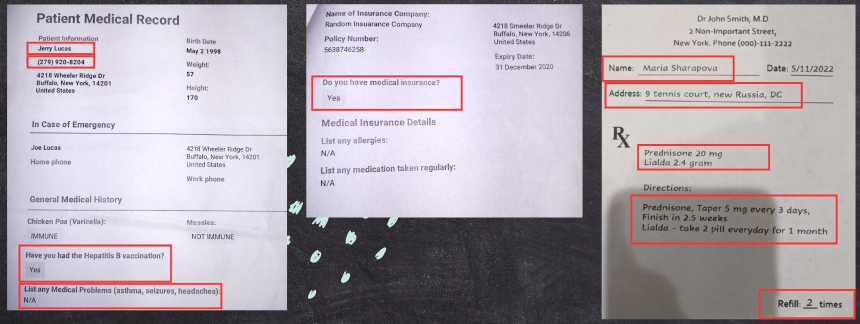
#> input picture Printed Text Model/medical-data-extraction/medical-data-extraction/4.jpg, 1720 x 647 px (shown at 1/2 size)
$ python -i utils.py   (imports and definitions only)
#> lines starting #> are read from the running program, lines starting #| are printed output that depends on the picture; after the words box and inside, x2 and y2 are one past the last pixel; in counts of white or black regions, pixels touching at a corner belong together
#> further down, picture is the input picture: shape (647, 1720, 3); mean B, G, R 174.7, 167, 175.5
import numpy as np
import cv2

def preprocess_image(img):
    gray = cv2.cvtColor(np.array(img), cv2.COLOR_BGR2GRAY)
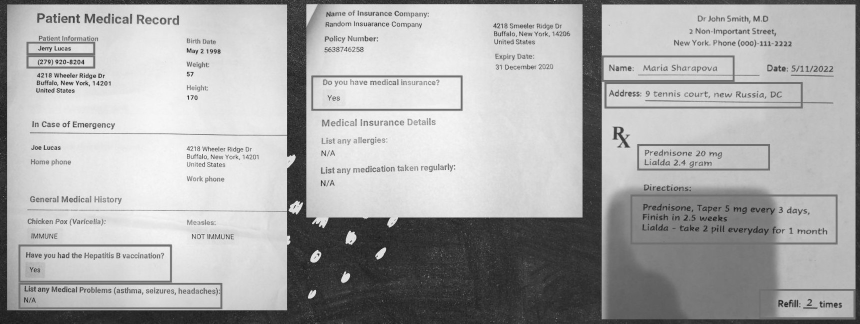
#> gray: shape (647, 1720) (shown at 1/2 size); min 1, max 254, mean 170.4
    resized = cv2.resize(gray, None, fx=1.5, fy=1.5, interpolation=cv2.INTER_LINEAR)
    processed_image = cv2.adaptiveThreshold(
        resized,
        255,
        cv2.ADAPTIVE_THRESH_GAUSSIAN_C,
        cv2.THRESH_BINARY,
        65, # block size (after trial and error)
        13  # constant (after trial and error)
    )
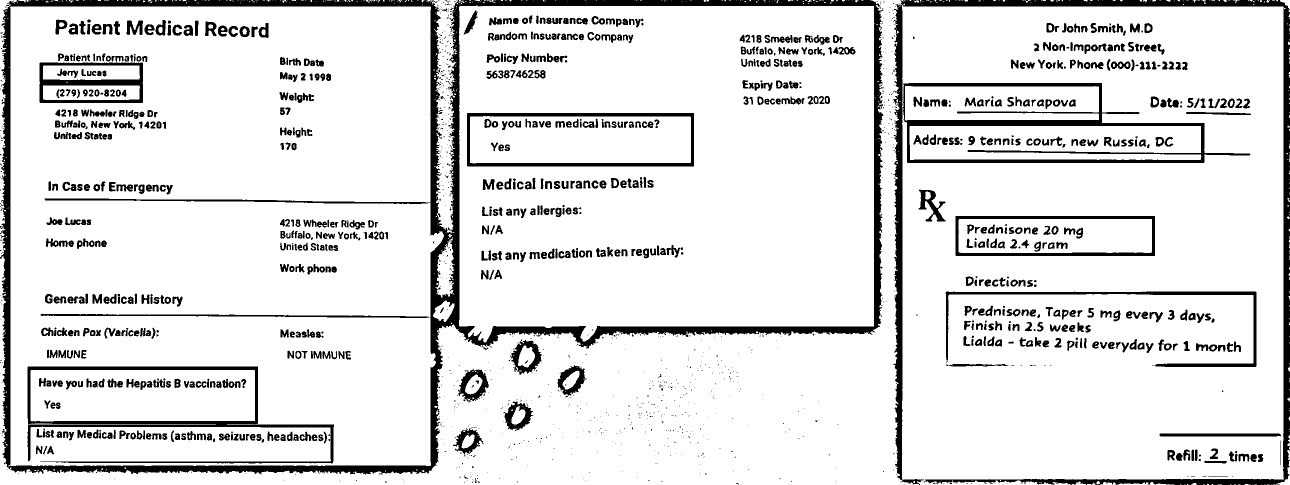
#> processed_image: shape (970, 2580) (shown at 1/2 size); 88.1% white; 1742 black regions (935 under 20 px), largest, box (x1, y1, x2, y2) and area: (0, 0, 1767, 950) 90479, (1786, 0, 2580, 970) 39017, (1806, 166, 2501, 326) 17154
    return processed_image

>>> import cv2
>>> picture = cv2.imread('../../../Printed Text Model/medical-data-extraction/medical-data-extraction/4.jpg')
>>> result = preprocess_image(picture)
